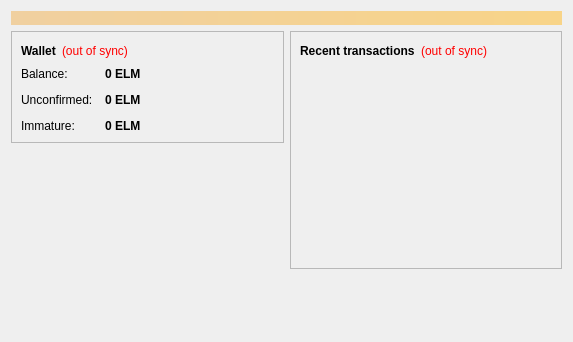
<?xml version="1.0" encoding="UTF-8"?>
<ui version="4.0">
 <class>OverviewPage</class>
 <widget class="QWidget" name="OverviewPage">
  <property name="geometry">
   <rect>
    <x>0</x>
    <y>0</y>
    <width>573</width>
    <height>342</height>
   </rect>
  </property>
  <property name="windowTitle">
   <string>Form</string>
  </property>
  <layout class="QVBoxLayout" name="topLayout">
   <item>
    <widget class="QLabel" name="labelAlerts">
     <property name="visible">
      <bool>false</bool>
     </property>
     <property name="styleSheet">
      <string notr="true">background-color: qlineargradient(x1: 0, y1: 0, x2: 1, y2: 0, stop:0 #F0D0A0, stop:1 #F8D488); color:#000000;</string>
     </property>
     <property name="wordWrap">
      <bool>true</bool>
     </property>
     <property name="margin">
      <number>3</number>
     </property>
    </widget>
   </item>
   <item>
    <layout class="QHBoxLayout" name="horizontalLayout" stretch="1,1">
     <item>
      <layout class="QVBoxLayout" name="verticalLayout_2">
       <item>
        <widget class="QFrame" name="frame">
         <property name="frameShape">
          <enum>QFrame::StyledPanel</enum>
         </property>
         <property name="frameShadow">
          <enum>QFrame::Raised</enum>
         </property>
         <layout class="QVBoxLayout" name="verticalLayout_4">
          <item>
           <layout class="QHBoxLayout" name="horizontalLayout_4">
            <item>
             <widget class="QLabel" name="label_5">
              <property name="font">
               <font>
                <weight>75</weight>
                <bold>true</bold>
               </font>
              </property>
              <property name="text">
               <string>Wallet</string>
              </property>
             </widget>
            </item>
            <item>
             <widget class="QLabel" name="labelWalletStatus">
              <property name="toolTip">
               <string>The displayed information may be out of date. Your wallet automatically synchronizes with the Elements network after a connection is established, but this process has not completed yet.</string>
              </property>
              <property name="styleSheet">
               <string notr="true">QLabel { color: red; }</string>
              </property>
              <property name="text">
               <string notr="true">(out of sync)</string>
              </property>
              <property name="alignment">
               <set>Qt::AlignLeading|Qt::AlignLeft|Qt::AlignVCenter</set>
              </property>
             </widget>
            </item>
            <item>
             <spacer name="horizontalSpacer_2">
              <property name="orientation">
               <enum>Qt::Horizontal</enum>
              </property>
              <property name="sizeHint" stdset="0">
               <size>
                <width>40</width>
                <height>20</height>
               </size>
              </property>
             </spacer>
            </item>
           </layout>
          </item>
          <item>
           <layout class="QFormLayout" name="formLayout_2">
            <property name="fieldGrowthPolicy">
             <enum>QFormLayout::AllNonFixedFieldsGrow</enum>
            </property>
            <property name="horizontalSpacing">
             <number>12</number>
            </property>
            <property name="verticalSpacing">
             <number>12</number>
            </property>
            <item row="0" column="0">
             <widget class="QLabel" name="label">
              <property name="text">
               <string>Balance:</string>
              </property>
             </widget>
            </item>
            <item row="0" column="1">
             <widget class="QLabel" name="labelBalance">
              <property name="font">
               <font>
                <weight>75</weight>
                <bold>true</bold>
               </font>
              </property>
              <property name="cursor">
               <cursorShape>IBeamCursor</cursorShape>
              </property>
              <property name="toolTip">
               <string>Your current balance</string>
              </property>
              <property name="text">
               <string notr="true">0 ELM</string>
              </property>
              <property name="textInteractionFlags">
               <set>Qt::LinksAccessibleByMouse|Qt::TextSelectableByKeyboard|Qt::TextSelectableByMouse</set>
              </property>
             </widget>
            </item>
            <item row="1" column="0">
             <widget class="QLabel" name="label_3">
              <property name="text">
               <string>Unconfirmed:</string>
              </property>
             </widget>
            </item>
            <item row="1" column="1">
             <widget class="QLabel" name="labelUnconfirmed">
              <property name="font">
               <font>
                <weight>75</weight>
                <bold>true</bold>
               </font>
              </property>
              <property name="cursor">
               <cursorShape>IBeamCursor</cursorShape>
              </property>
              <property name="toolTip">
               <string>Total of transactions that have yet to be confirmed, and do not yet count toward the current balance</string>
              </property>
              <property name="text">
               <string notr="true">0 ELM</string>
              </property>
              <property name="textInteractionFlags">
               <set>Qt::LinksAccessibleByMouse|Qt::TextSelectableByKeyboard|Qt::TextSelectableByMouse</set>
              </property>
             </widget>
            </item>
            <item row="2" column="0">
             <widget class="QLabel" name="labelImmatureText">
              <property name="text">
               <string>Immature:</string>
              </property>
             </widget>
            </item>
            <item row="2" column="1">
             <widget class="QLabel" name="labelImmature">
              <property name="font">
               <font>
                <weight>75</weight>
                <bold>true</bold>
               </font>
              </property>
              <property name="toolTip">
               <string>Mined balance that has not yet matured</string>
              </property>
              <property name="text">
               <string notr="true">0 ELM</string>
              </property>
              <property name="textInteractionFlags">
               <set>Qt::LinksAccessibleByMouse|Qt::TextSelectableByKeyboard|Qt::TextSelectableByMouse</set>
              </property>
             </widget>
            </item>
           </layout>
          </item>
         </layout>
        </widget>
       </item>
       <item>
        <spacer name="verticalSpacer">
         <property name="orientation">
          <enum>Qt::Vertical</enum>
         </property>
         <property name="sizeHint" stdset="0">
          <size>
           <width>20</width>
           <height>40</height>
          </size>
         </property>
        </spacer>
       </item>
      </layout>
     </item>
     <item>
      <layout class="QVBoxLayout" name="verticalLayout_3">
       <item>
        <widget class="QFrame" name="frame_2">
         <property name="frameShape">
          <enum>QFrame::StyledPanel</enum>
         </property>
         <property name="frameShadow">
          <enum>QFrame::Raised</enum>
         </property>
         <layout class="QVBoxLayout" name="verticalLayout">
          <item>
           <layout class="QHBoxLayout" name="horizontalLayout_2">
            <item>
             <widget class="QLabel" name="label_4">
              <property name="text">
               <string>&lt;b&gt;Recent transactions&lt;/b&gt;</string>
              </property>
             </widget>
            </item>
            <item>
             <widget class="QLabel" name="labelTransactionsStatus">
              <property name="toolTip">
               <string>The displayed information may be out of date. Your wallet automatically synchronizes with the Elements network after a connection is established, but this process has not completed yet.</string>
              </property>
              <property name="styleSheet">
               <string notr="true">QLabel { color: red; }</string>
              </property>
              <property name="text">
               <string notr="true">(out of sync)</string>
              </property>
              <property name="alignment">
               <set>Qt::AlignRight|Qt::AlignTrailing|Qt::AlignVCenter</set>
              </property>
             </widget>
            </item>
            <item>
             <spacer name="horizontalSpacer">
              <property name="orientation">
               <enum>Qt::Horizontal</enum>
              </property>
              <property name="sizeHint" stdset="0">
               <size>
                <width>40</width>
                <height>20</height>
               </size>
              </property>
             </spacer>
            </item>
           </layout>
          </item>
          <item>
           <widget class="QListView" name="listTransactions">
            <property name="styleSheet">
             <string notr="true">QListView { background: transparent; }</string>
            </property>
            <property name="frameShape">
             <enum>QFrame::NoFrame</enum>
            </property>
            <property name="verticalScrollBarPolicy">
             <enum>Qt::ScrollBarAlwaysOff</enum>
            </property>
            <property name="horizontalScrollBarPolicy">
             <enum>Qt::ScrollBarAlwaysOff</enum>
            </property>
            <property name="selectionMode">
             <enum>QAbstractItemView::NoSelection</enum>
            </property>
           </widget>
          </item>
         </layout>
        </widget>
       </item>
       <item>
        <spacer name="verticalSpacer_2">
         <property name="orientation">
          <enum>Qt::Vertical</enum>
         </property>
         <property name="sizeHint" stdset="0">
          <size>
           <width>20</width>
           <height>40</height>
          </size>
         </property>
        </spacer>
       </item>
      </layout>
     </item>
    </layout>
   </item>
  </layout>
 </widget>
 <resources/>
 <connections/>
</ui>
